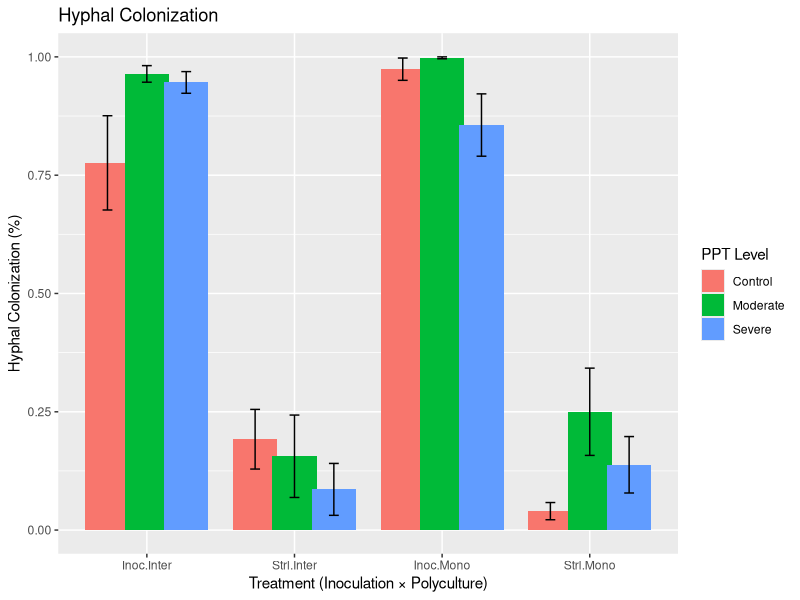
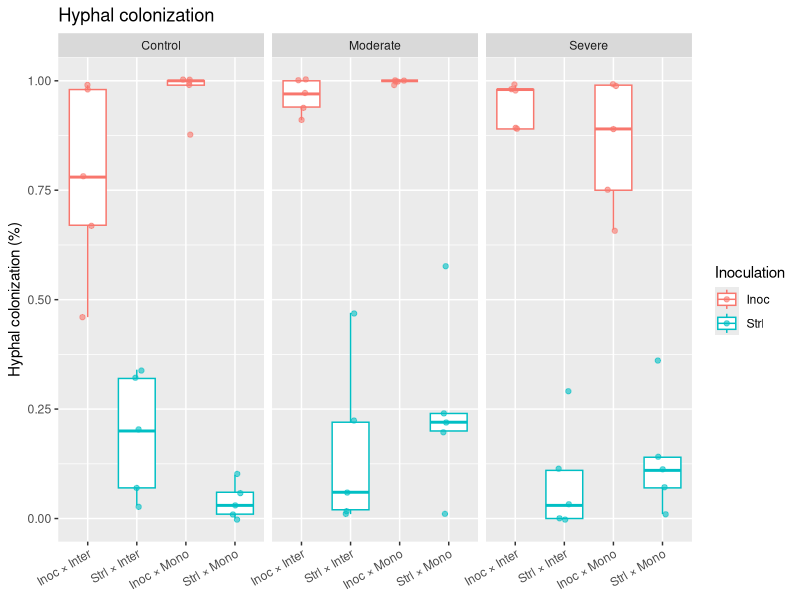
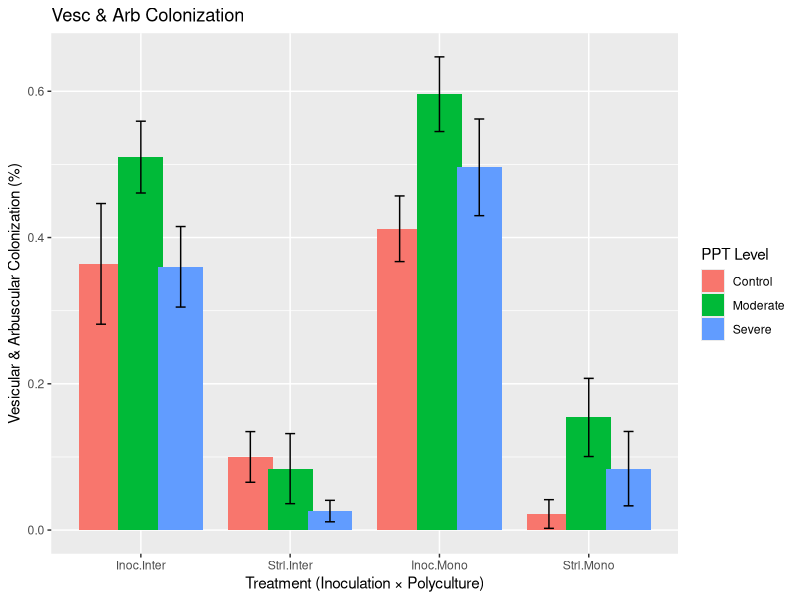
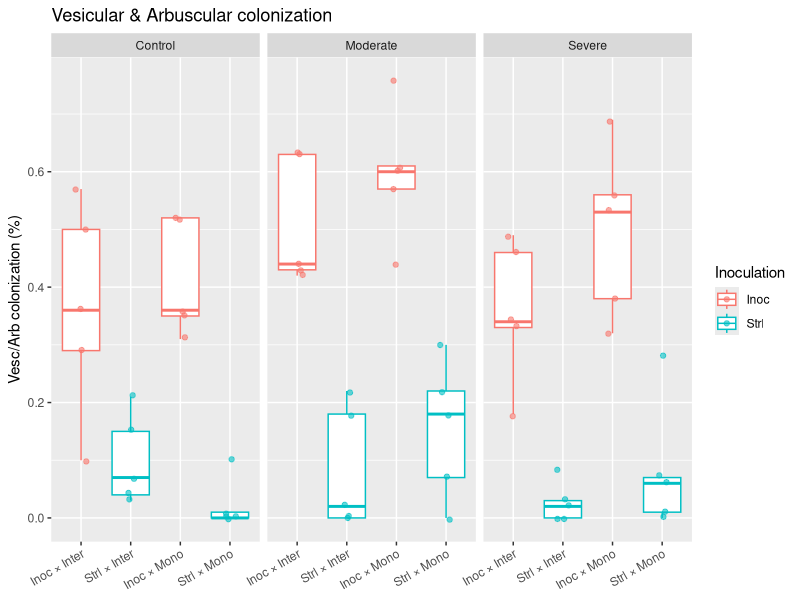
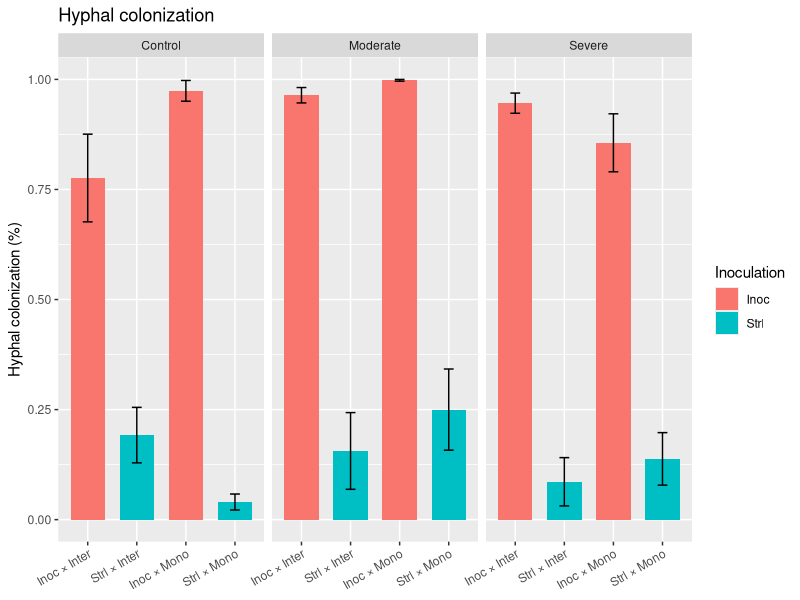
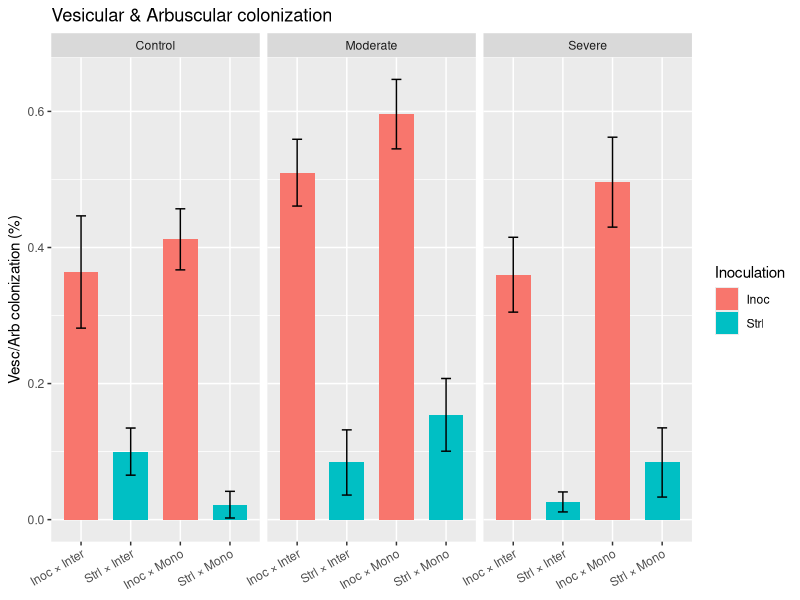

The R source for these figures, in order:
## ---- chunk 1
knitr::opts_chunk$set(echo = TRUE)
## ---- chunk 2
# Load packages

library(tidyverse)

## ---- chunk 3
# Load data
amf <- read.csv("AMF_inoc.csv")

# Convert treatments to factors (important for plotting order)
amf <- amf %>%
  mutate(
    Inoculation = factor(Inoculation),
    Polyculture = factor(Polyculture),
    PPT = factor(Water, levels = c("Control", "Moderate", "Severe"))
  )
## ---- chunk 4
# Create summary means for bar charting

amf_hyphal_summary <- amf %>%
  group_by(Inoculation, Polyculture, PPT) %>%
  summarise(
    mean_hyphal = mean(hyphal_colonization, na.rm = TRUE),
    se_hyphal = sd(hyphal_colonization, na.rm = TRUE) / sqrt(n()),
    .groups = "drop"
  )


amf_hyphal_summary2 <- amf %>%
  group_by(Inoculation) %>%
  summarise(
    mean_hyphal = mean(hyphal_colonization, na.rm = TRUE),
    se_hyphal = sd(hyphal_colonization, na.rm = TRUE) / sqrt(n()),
    .groups = "drop"
  )

# Basic bar

ggplot(amf_hyphal_summary,
       aes(x = interaction(Inoculation, Polyculture),
           y = mean_hyphal,
           fill = PPT)) +
  geom_col(position = position_dodge(width = 0.8)) +
  geom_errorbar(aes(ymin = mean_hyphal - se_hyphal,
                    ymax = mean_hyphal + se_hyphal),
                width = 0.2,
                position = position_dodge(width = 0.8)) +
  labs(
    x = "Treatment (Inoculation × Polyculture)",
    y = "Hyphal Colonization (%)",
    fill = "PPT Level",
    title = "Hyphal Colonization"
  )

## ---- chunk 5

amf <- amf %>%
  mutate(Treatment = interaction(Inoculation, Polyculture, sep = " × "))

ggplot(amf, aes(x = Treatment, y = hyphal_colonization, color = Inoculation)) +
  geom_boxplot(outlier.shape = NA) +
  geom_jitter(width = 0.12, alpha = 0.6) +
  facet_wrap(~ PPT, nrow = 1) +
  labs(
    x = NULL,
    y = "Hyphal colonization (%)",
    color = "Inoculation",
    title = "Hyphal colonization"
  ) +
  theme(axis.text.x = element_text(angle = 30, hjust = 1))
## ---- chunk 6
# Create summary means for bar charting

amf_vesc_summary <- amf %>%
  group_by(Inoculation, Polyculture, PPT) %>%
  summarise(
    mean_vesc = mean(arb_vesc_colonization, na.rm = TRUE),
    se_vesc = sd(arb_vesc_colonization, na.rm = TRUE) / sqrt(n()),
    .groups = "drop"
  )

amf_vesc_summary2 <- amf %>%
  group_by(Inoculation) %>%
  summarise(
    mean_vesc = mean(arb_vesc_colonization, na.rm = TRUE),
    se_vesc = sd(arb_vesc_colonization, na.rm = TRUE) / sqrt(n()),
    .groups = "drop"
  )


# Basic bar

ggplot(amf_vesc_summary,
       aes(x = interaction(Inoculation, Polyculture),
           y = mean_vesc,
           fill = PPT)) +
  geom_col(position = position_dodge(width = 0.8)) +
  geom_errorbar(aes(ymin = mean_vesc - se_vesc,
                    ymax = mean_vesc + se_vesc),
                width = 0.2,
                position = position_dodge(width = 0.8)) +
  labs(
    x = "Treatment (Inoculation × Polyculture)",
    y = "Vesicular & Arbuscular Colonization (%)",
    fill = "PPT Level",
    title = "Vesc & Arb Colonization"
  )

## ---- chunk 7

ggplot(amf, aes(x = Treatment, y = arb_vesc_colonization, color = Inoculation)) +
  geom_boxplot(outlier.shape = NA) +
  geom_jitter(width = 0.12, alpha = 0.6) +
  facet_wrap(~ PPT, nrow = 1) +
  labs(
    x = NULL,
    y = "Vesc/Arb colonization (%)",
    color = "Inoculation",
    title = "Vesicular & Arbuscular colonization"
  ) +
  theme(axis.text.x = element_text(angle = 30, hjust = 1))
## ---- chunk 8

amf_summary_hyph <- amf %>%
  group_by(PPT, Inoculation, Polyculture) %>%
  summarise(
    mean_hyphal = mean(hyphal_colonization, na.rm = TRUE),
    se_hyphal   = sd(hyphal_colonization, na.rm = TRUE) / sqrt(sum(!is.na(hyphal_colonization))),
    .groups = "drop"
  ) %>%
  mutate(Treatment = interaction(Inoculation, Polyculture, sep = " × "))

ggplot(amf_summary_hyph, aes(x = Treatment, y = mean_hyphal, fill = Inoculation)) +
  geom_col(width = 0.7) +
  geom_errorbar(aes(ymin = mean_hyphal - se_hyphal, ymax = mean_hyphal + se_hyphal),
                width = 0.2) +
  facet_wrap(~ PPT, nrow = 1) +
  labs(
    x = NULL,
    y = "Hyphal colonization (%)",
    fill = "Inoculation",
    title = "Hyphal colonization"
  ) +
  theme(axis.text.x = element_text(angle = 30, hjust = 1))

## ---- chunk 9

amf_summary_vesc <- amf %>%
  group_by(PPT, Inoculation, Polyculture) %>%
  summarise(
    mean_vesc = mean(arb_vesc_colonization, na.rm = TRUE),
    se_vesc   = sd(arb_vesc_colonization, na.rm = TRUE) / sqrt(sum(!is.na(arb_vesc_colonization))),
    .groups = "drop"
  ) %>%
  mutate(Treatment = interaction(Inoculation, Polyculture, sep = " × "))

ggplot(amf_summary_vesc, aes(x = Treatment, y = mean_vesc, fill = Inoculation)) +
  geom_col(width = 0.7) +
  geom_errorbar(aes(ymin = mean_vesc - se_vesc, ymax = mean_vesc + se_vesc),
                width = 0.2) +
  facet_wrap(~ PPT, nrow = 1) +
  labs(
    x = NULL,
    y = "Vesc/Arb colonization (%)",
    fill = "Inoculation",
    title = "Vesicular & Arbuscular colonization"
  ) +
  theme(axis.text.x = element_text(angle = 30, hjust = 1))
